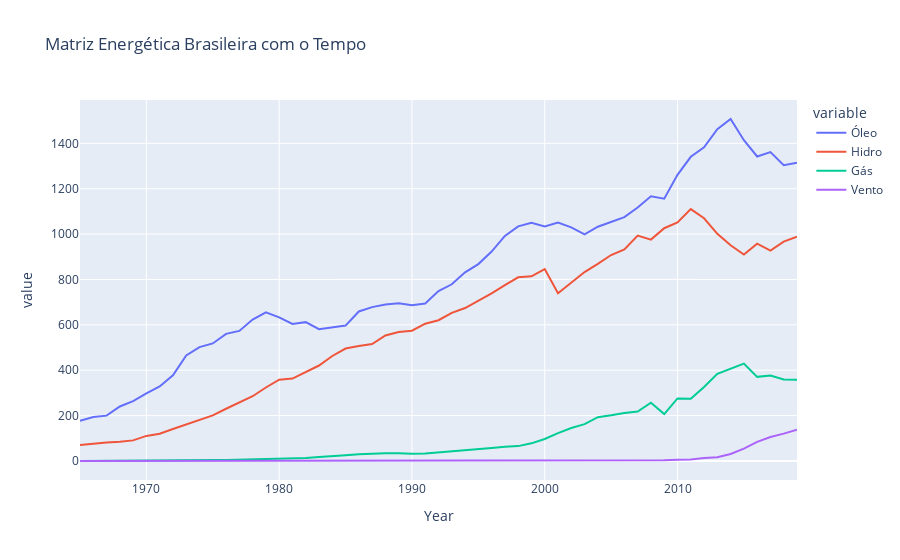

Source (notebook cell):
### Code cell
# Com linha acaba sendo bem mais fácil de entender
px.line(BrData, x = "Year", y = ["Óleo", "Hidro", "Gás", "Vento"], title = "Matriz Energética Brasileira com o Tempo").show()
